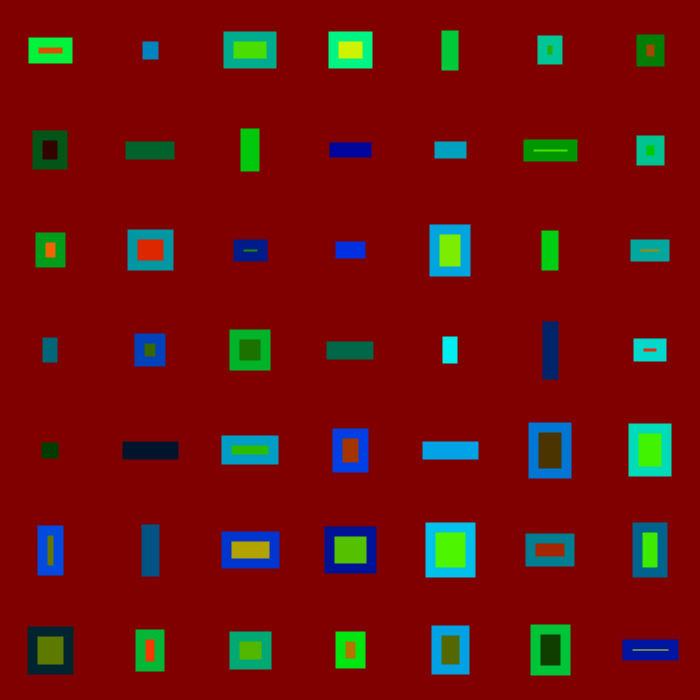
Frame 1 (no input)
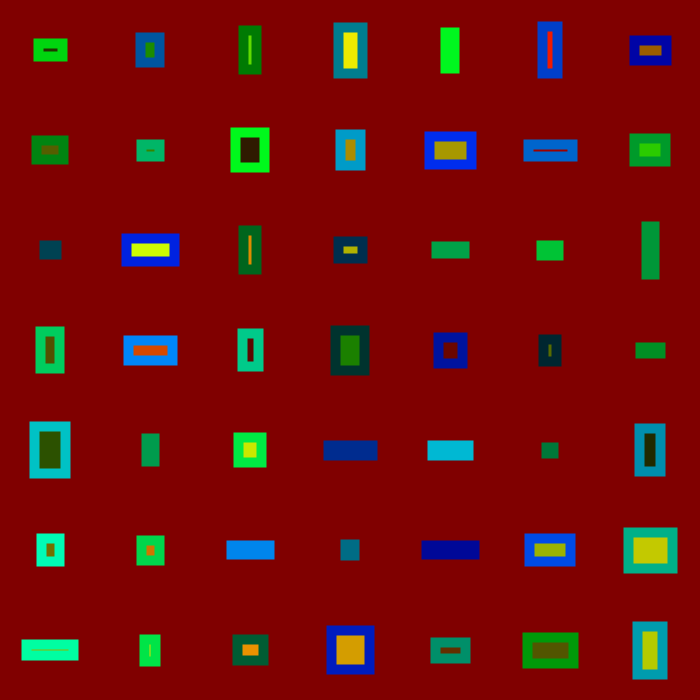
Frame 60 (the mouse pressed at the canvas centre just before this capture)
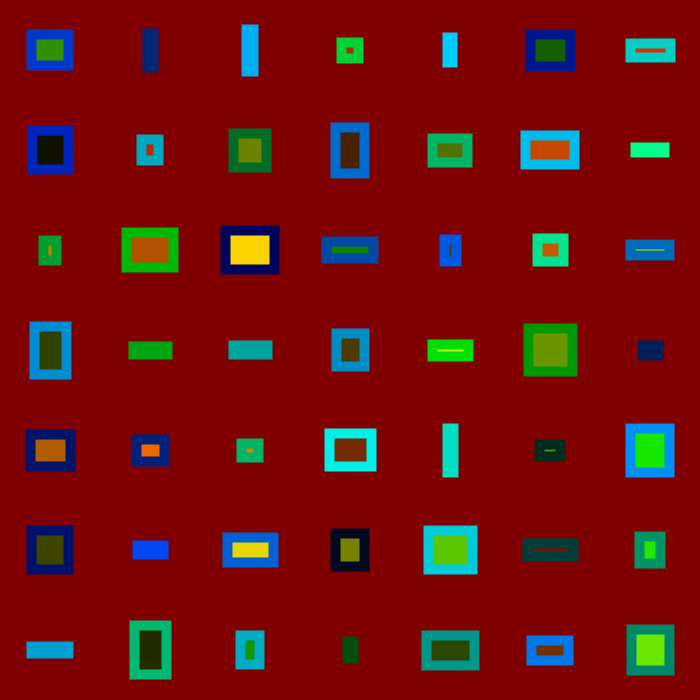
Frame 120 (the mouse held since frame 60 and released just before this capture)

The Processing sketch that drew these frames (run headless with seeded random() and noise(); from frame 60 on, the mouse is pressed at the canvas centre):

// Processing sketch: processing_66943
// ── processing_66943.pde

void setup(){
  size(700, 700);
  
  rectMode(CENTER);
  
 
}

void draw(){
  
  background(128, 0, 0);
  
  for(int i = 0; i < 700; i+=100){
  for(int j = 0; j < 700; j+=100){
   makeRect(50+i, 50+j, (int)random(5, 50), (int)random(5, 50)); 
  } 
 }
  
}

void makeRect(int posX, int posY, int sizeX, int sizeY){
  strokeWeight(10);
  stroke(0, (int)random (0, 255),(int)random(0, 255));
  fill((int)random(0, 255), (int)random(0, 255), 0);
  rect(posX, posY, sizeX, sizeY);
  
}
